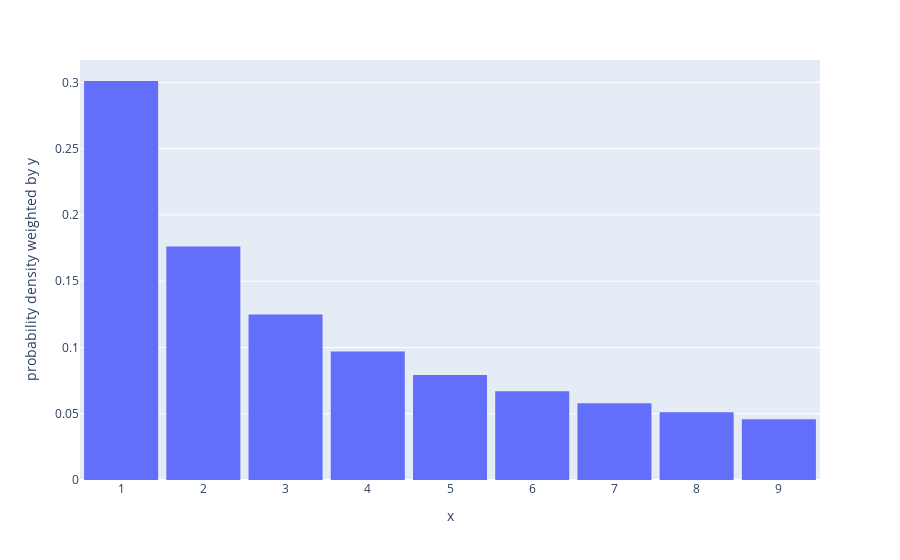

Notebook code cell kept with this figure:
### Code cell
import plotly.io as pio
import plotly.express as px
fig = px.histogram(x = numbers, y = Probs, nbins = 9, histnorm ='probability density',
                  category_orders=dict(day=["1", "2", "3", "4", "5", "6", "7", "8", "9"]))
fig.update_layout(bargap=0.1)
fig

### Figure 1 — Plotly figure (JSON) as saved in the notebook; plotly's stock layout.template omitted (floating-point values rounded to 4 significant figures)
{"data": [{"alignmentgroup": "True", "bingroup": "x", "histfunc": "sum", "histnorm": "probability density", "hovertemplate": "x=%{x}<br>probability density weighted by y=%{y}<extra></extra>", "legendgroup": "", "marker": {"color": "#636efa", "pattern": {"shape": ""}}, "name": "", "nbinsx": 9, "offsetgroup": "", "orientation": "v", "showlegend": false, "type": "histogram", "x": [1, 2, 3, 4, 5, 6, 7, 8, 9], "xaxis": "x", "y": [0.301, 0.1761, 0.1249, 0.09691, 0.07918, 0.06695, 0.05799, 0.05115, 0.04576], "yaxis": "y"}], "layout": {"bargap": 0.1, "barmode": "relative", "legend": {"tracegroupgap": 0}, "margin": {"t": 60}, "xaxis": {"anchor": "y", "domain": [0, 1], "title": {"text": "x"}}, "yaxis": {"anchor": "x", "domain": [0, 1], "title": {"text": "probability density weighted by y"}}}}
